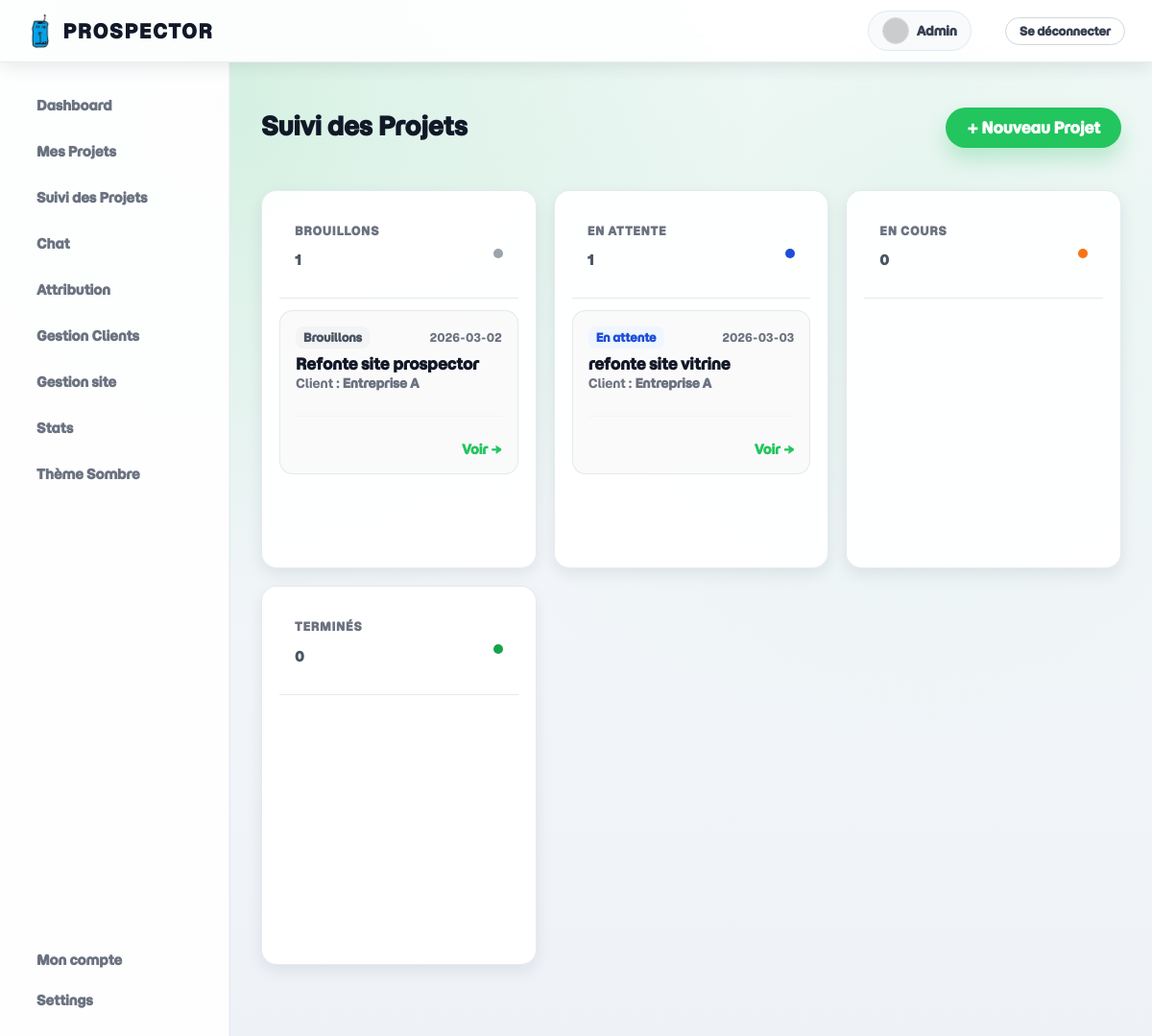
The app's page /propositions (signed in) with its own data.
### tables this page shows
CREATE TABLE utilisateurs (
            id INTEGER PRIMARY KEY AUTOINCREMENT,
            nom TEXT NOT NULL,
            email TEXT NOT NULL UNIQUE,
            password TEXT NOT NULL,
            tags TEXT,
            autorisations INTEGER DEFAULT 1,
            avatar TEXT,
            valide INTEGER DEFAULT 0,
            bio TEXT,
            disponibilite TEXT DEFAULT 'Disponible', 
            langues TEXT, 
            liens TEXT
        );

CREATE TABLE commandes (
            id INTEGER PRIMARY KEY AUTOINCREMENT,
            id_cdp INTEGER,
            id_client INTEGER,
            date_debut TEXT,
            date_fin TEXT,
            objets TEXT,
            tags_intervenants TEXT,
            jalons_id TEXT,
            status TEXT,
            description TEXT,
            intervenants TEXT,
            FOREIGN KEY (id_cdp) REFERENCES utilisateurs(id),
            FOREIGN KEY (id_client) REFERENCES client(id)
        );

CREATE TABLE client (
            id INTEGER PRIMARY KEY AUTOINCREMENT,
            nom_complet TEXT,
            email TEXT,
            secteur TEXT
        );

### main.py (the view)
@app.route('/propositions')
@login_required
def proposals():
    conn = sqlite3.connect(DATABASE)
    cursor = conn.cursor()
    user_role = current_user.autorisations
    if user_role != 3:
        conn.close()
        flash("Accès réservé aux administrateurs.", "danger")
        return redirect(url_for('dashboard'))
    is_client = True
    query = """--sql
        SELECT
            c.id,
            c.objets,
            c.tags_intervenants,
            cl.nom_complet,
            c.date_fin,
            c.status,
            c.description
        FROM commandes c
        LEFT JOIN client cl ON c.id_client = cl.id
    """
    cursor.execute(query)
    raw_data = cursor.fetchall()
    conn.close()
    columns_config = {
        1: {'label': 'Brouillons', 'color': 'gray'},
        2: {'label': 'En attente', 'color': 'blue'},
        3: {'label': 'En cours', 'color': 'orange'},
        4: {'label': 'Terminés', 'color': 'green'}
    }
    kanban_board = {1: [], 2: [], 3: [], 4: []}
    for row in raw_data:
        tags_str = row[2] if row[2] else ""
        tags_list = tags_str.split(',') if tags_str else []
        status_db = (row[5] or "draft").lower()
        col_index = 1
        if "won" in status_db or "valid" in status_db: col_index = 4
        elif "nego" in status_db: col_index = 3
        elif "waiting" in status_db: col_index = 2
        nom_client = row[3] if row[3] else "Client Inconnu"
        description = row[6] if row[6] else ""
        card = {
            'id': row[0],
            'titre': row[1],
            'client': nom_client,
            'tags': tags_list,
            'date_fin': row[4],
            'description': description
        }
        kanban_board[col_index].append(card)
    return render_template('proposals.html',
                           active_page='proposals',
                           board=kanban_board,
                           columns_config=columns_config,
                           is_client=is_client)

### main.py (called while the page is built)
@login_manager.user_loader
def load_user(user_id):
    conn = sqlite3.connect(DATABASE)
    cursor = conn.cursor()
    cursor.execute("SELECT id, nom, email, autorisations, tags FROM utilisateurs WHERE id = ?", (user_id,))
    row = cursor.fetchone()
    conn.close()
    if row:
        return User(id=row[0], nom=row[1], email=row[2], autorisations=row[3], tags=row[4])
    return None

def get_avatar(email, size=80, default='identicon', rating='g'):
    avatar_custom = None
    try:
        with sqlite3.connect(DATABASE) as conn:
            cursor = conn.cursor()
            cursor.execute("SELECT avatar FROM utilisateurs WHERE email = ?", (email,))
            row = cursor.fetchone()
            if row and row[0]:
                avatar_custom = row[0]
    except Exception:
        pass
    if avatar_custom:
        return url_for('static', filename=f'img/{avatar_custom}')
    email_clean = email.strip().lower()
    email_hash = hashlib.sha256(email_clean.encode('utf-8')).hexdigest()
    query_params = urlencode({
        's': str(size),
        'd': default,
        'r': rating
    })
    return f"https://www.gravatar.com/avatar/{email_hash}?{query_params}"

### templates/proposals.html (shortened to what this page needs)
{% extends "base_dash.html" %}
{% block content %}
    <div class="projects-container client-projects">
        <div class="page-header">
            <div class="header-left">
                <h1>Suivi des Projets</h1>
            </div>
            {% if is_client %}
            <a href="{{ url_for('projects') }}#request-form" class="btn-primary" style="text-decoration: none;">+ Nouveau Projet</a>
            {% endif %}
        </div>
        <div class="status-board">
            {% for col_id, col_data in columns_config.items() %}
            {% set status_key = 'draft' if col_id == 1 else ('waiting' if col_id == 2 else ('nego' if col_id == 3 else 'won')) %}
            <div class="status-column"
                 data-status-key="{{ status_key }}"
                 ondrop="drop(event)"
                 ondragover="allowDrop(event)">
                <div class="column-header">
                    <div>
                        <span class="col-eyebrow">{{ col_data.label }}</span>
                        <h3 id="count-{{ status_key }}">{{ board[col_id]|length }}</h3>
                    </div>
                    <span class="status-dot {{ col_data.color }}"></span>
                </div>
                <div class="column-content" style="min-height: 200px; display: flex; flex-direction: column; gap: 15px;">
                    {% if board[col_id] %}
                        {% for card in board[col_id] %}
                        <article class="status-card"
                                 draggable="true"
                                 ondragstart="drag(event)"
                                 ondragend="dragEnd(event)" id="card-{{ card.id }}"
                                 data-project-id="{{ card.id }}"
                                 style="cursor: grab;">
                            <div class="card-top">
                                <span class="status-badge {{ col_data.color }}">{{ col_data.label }}</span>
                                {% if card.date_fin %}
                                    <span class="duedate">{{ card.date_fin }}</span>
                                {% endif %}
                            </div>
                            <h4 style="margin-bottom: 2px;">{{ card.titre }}</h4>
                            <div style="font-size: 13px; color: #6b7280; margin-bottom: 10px;">
                                Client : <strong>{{ card.client }}</strong>
                            </div>
                            <div style="display: flex; justify-content: space-between; align-items: center; margin-top: 15px; padding-top: 10px; border-top: 1px solid #f3f4f6;">
                                <a href="{{ url_for('projects', p=card.id) }}" class="mini-link" onmousedown="event.stopPropagation()">Voir →</a>
                            </div>
                        </article>
                        {% endfor %}
                    {% endif %}
                </div>
            </div>
            {% endfor %}
        </div>
    </div>
{% endblock %}

### templates/base_dash.html (shortened to what this page needs)
<!DOCTYPE html>
<html lang="fr">
<head>
    <link rel="stylesheet" href="{{ url_for('static', filename='css/db_style.css') }}">
</head>
<body class="app-body">
    <nav id="navbar" class="navbar">
        <div class="navbar-inner">
            <div class="navbar-left">
<a href="{{ url_for('dashboard') }}" class="navbar-brand" style="display: flex; align-items: center; gap: 10px;">
    <img src="{{ url_for('static', filename='img/logo.png') }}"
         alt="Logo"
         class="main_title"> Prospector
</a>
            </div>
            <div class="navbar-right">
                {% if current_user.email %}
                    <a class="navbar-link-profile" href="{{ url_for('compte') }}">
                        <img src="{{ current_user.gravatar_url }}" class="avatar-mini-nav" alt="Avatar">
                        <span>{{ current_user.nom }}</span>
                    </a>
                    <a class="navbar-link btn-logout" href="{{ url_for('logout') }}">Se déconnecter</a>
                {% endif %}
            </div>
        </div>
    </nav>
    <div class="dashboard-wrapper">
        <nav class="sidebar">
            <a href="{{ url_for('dashboard') }}" class="menu-item {% if active_page == 'dashboard' %}active{% endif %}">
                Dashboard
            </a>
            <a href="{{ url_for('projects') }}" class="menu-item {% if active_page == 'projects' %}active{% endif %}">
                Mes Projets
            </a>
            {% if current_user.autorisations == 3 %}
                <a href="{{ url_for('proposals') }}" class="menu-item">Suivi des Projets</a>
            {% endif %}
            <a href="{{ url_for('chat') }}" class="menu-item {% if active_page == 'chat' %}active{% endif %}">
                Chat
            </a>
            {% if current_user.autorisations == 3  %}
                <a href="{{ url_for('attribution') }}" class="menu-item {% if active_page == 'attribution' %}active{% endif %}">
                    Attribution
                </a>
            {% endif %}
            {% if current_user.autorisations == 3 %}
                <a href="{{ url_for('gestion_clients') }}" class="menu-item {% if active_page == 'gestion_clients' %}active{% endif %}">
                    Gestion Clients
                </a>
            {% endif %}
            {% if current_user.autorisations == 3 %}
                <a href="{{ url_for('gestion_site') }}" class="menu-item {% if active_page == 'gestion_site' %}active{% endif %}">
                    Gestion site
                </a>
            {% endif %}
            {% if current_user.autorisations == 3 %}
                <a href="{{ url_for('stats') }}" class="menu-item {% if active_page == 'stats' %}active{% endif %}">
                    Stats
                </a>
            {% endif %}
            <div class="menu-item" id="theme-toggle" onclick="toggleTheme()">Thème Sombre</div>
            <div class="bottom-menu">
                <a href="{{ url_for('compte') }}" class="menu-item {% if active_page == 'compte' %}active{% endif %}">Mon compte</a>
                <a href="{{ url_for('settings') }}" class="menu-item {% if active_page == 'settings' %}active{% endif %}">Settings</a>
            </div>
        </nav>
        <main class="main-content">
            {% block content %}{% endblock %}
        </main>
        </div>
</body>
</html>

### records on screen
utilisateurs: nom "Admin"
commandes: label "Brouillons", date_fin "2026-03-02", titre "Refonte site prospector", client "Entreprise A"
commandes: label "En attente", date_fin "2026-03-03", titre "refonte site vitrine", client "Entreprise A"

### other values on screen
{{ col_data.label }} "BROUILLONS" "EN ATTENTE" "EN COURS" "TERMINÉS"
{{ board[col_id]|length }} "1" "1" "0" "0"
